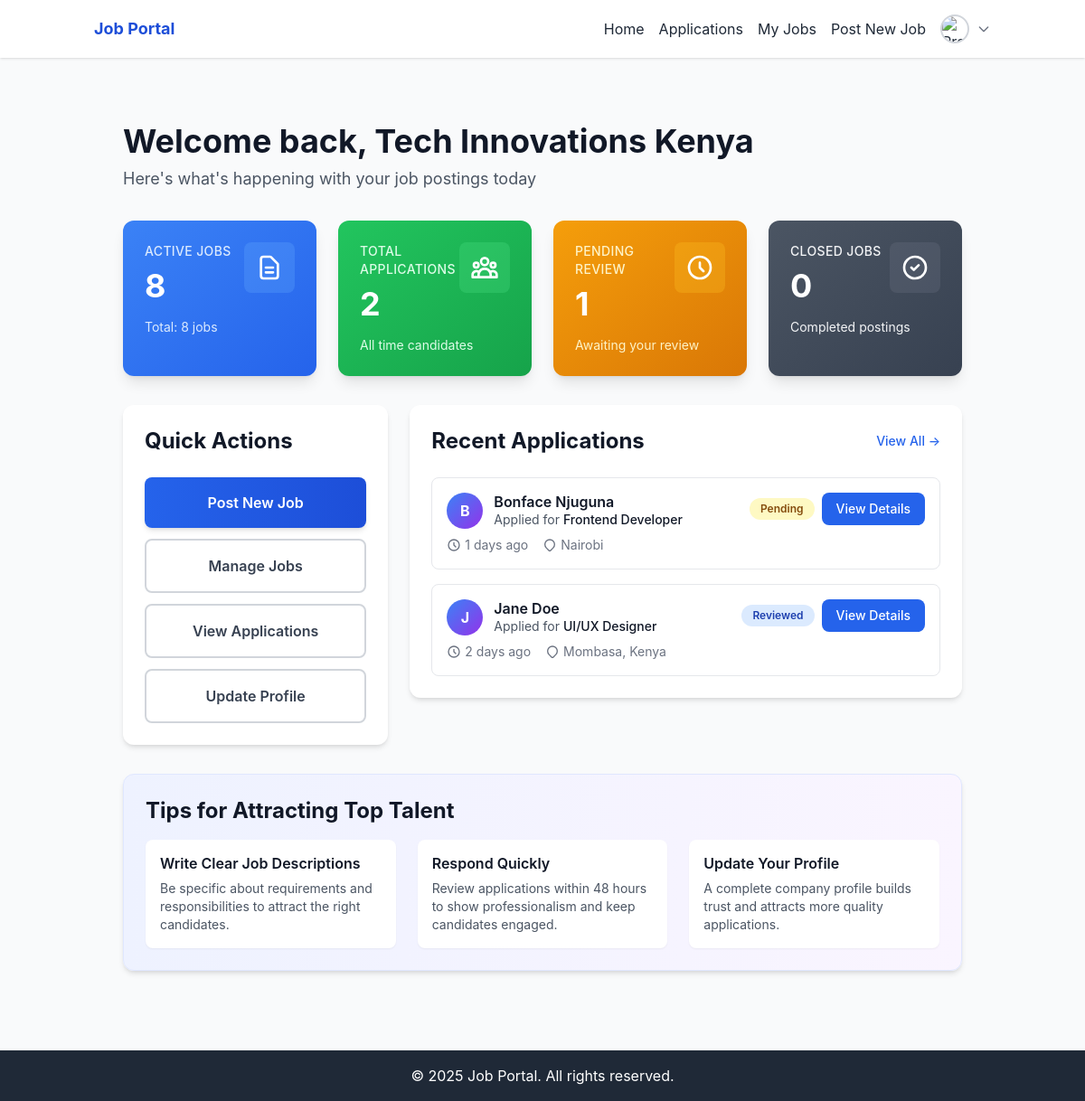
The page /dashboard/employer-dashboard.php (signed in) on the database its author committed.
### tables this page shows
CREATE TABLE `users` (
  `uuid` char(36) NOT NULL,
  `email` varchar(150) NOT NULL,
  `password` varchar(255) NOT NULL,
  `profile_picture` varchar(255) DEFAULT NULL,
  `role` enum('admin','employer','jobseeker') DEFAULT 'jobseeker',
  `is_verified` tinyint(1) DEFAULT 0,
  `created_at` timestamp NOT NULL DEFAULT current_timestamp(),
  `updated_at` timestamp NOT NULL DEFAULT current_timestamp() ON UPDATE current_timestamp()
);

CREATE TABLE `employers` (
  `uuid` char(36) NOT NULL,
  `user_uuid` char(36) NOT NULL,
  `company_name` varchar(150) DEFAULT NULL,
  `contact_number` varchar(20) DEFAULT NULL,
  `location` varchar(255) DEFAULT NULL,
  `industry` varchar(100) DEFAULT NULL,
  `website` varchar(255) DEFAULT NULL,
  `company_logo` varchar(255) DEFAULT NULL,
  `about_company` text DEFAULT NULL,
  `created_at` timestamp NOT NULL DEFAULT current_timestamp(),
  `updated_at` timestamp NOT NULL DEFAULT current_timestamp() ON UPDATE current_timestamp()
);

CREATE TABLE `applications` (
  `uuid` char(36) NOT NULL,
  `job_uuid` char(36) NOT NULL,
  `job_seeker_uuid` char(36) NOT NULL,
  `cover_letter` text DEFAULT NULL,
  `resume_file` varchar(255) DEFAULT NULL,
  `status` enum('pending','reviewed') DEFAULT 'pending',
  `applied_at` timestamp NOT NULL DEFAULT current_timestamp(),
  `reviewed_at` timestamp NULL DEFAULT NULL
);

CREATE TABLE `job_seekers` (
  `uuid` char(36) NOT NULL,
  `user_uuid` char(36) NOT NULL,
  `fullName` varchar(100) DEFAULT NULL,
  `phone` varchar(20) DEFAULT NULL,
  `gender` enum('male','female','other') DEFAULT NULL,
  `dob` date DEFAULT NULL,
  `location` varchar(255) DEFAULT NULL,
  `bio` text DEFAULT NULL,
  `professional_title` varchar(100) DEFAULT NULL,
  `skills` text DEFAULT NULL,
  `education` text DEFAULT NULL,
  `resume_file` varchar(255) DEFAULT NULL,
  `profile_completed` tinyint(1) DEFAULT 0,
  `created_at` timestamp NOT NULL DEFAULT current_timestamp(),
  `updated_at` timestamp NOT NULL DEFAULT current_timestamp() ON UPDATE current_timestamp()
);

CREATE TABLE `job_posts` (
  `uuid` char(36) NOT NULL,
  `employer_uuid` char(36) NOT NULL,
  `title` varchar(150) NOT NULL,
  `job_level` varchar(100) DEFAULT NULL,
  `job_description` text NOT NULL,
  `job_type` varchar(100) DEFAULT NULL,
  `industry` varchar(100) DEFAULT NULL,
  `location` varchar(255) DEFAULT NULL,
  `salary_range` varchar(100) DEFAULT NULL,
  `additional_information` text DEFAULT NULL,
  `requirements_qualifications` text DEFAULT NULL,
  `status` enum('open','closed') DEFAULT 'open',
  `application_deadline` date DEFAULT NULL,
  `created_at` timestamp NOT NULL DEFAULT current_timestamp(),
  `updated_at` timestamp NOT NULL DEFAULT current_timestamp() ON UPDATE current_timestamp()
);

### public/dashboard/employer-dashboard.php (the view, shortened to what the rows shown need)
<?php
require_once __DIR__ . '/../../helpers/session.php';
require_once __DIR__ . '/../../config/db.php';
require_once __DIR__ . '/../../controllers/JobController.php';
require_once __DIR__ . '/../../controllers/ApplicationController.php';
$jobController = new JobController($conn);
$applicationController = new ApplicationController($conn);
$userId = getUserId();
$employer = $jobController->user->getUserProfile($userId);
$employerUuid = $employer['employer_uuid'] ?? null;
$recentApplications = [];
if ($employerUuid) {
    $recentApplications = $applicationController->getRecentApplications($employerUuid, 5);
}
$companyName = $employer['company_name'] ?? 'Your Company';
include __DIR__ . '/../../includes/employer-header.php';
?>
<div class="max-w-7xl mx-auto px-4 sm:px-6 lg:px-8 py-8">
    <div class="mb-8">
        <h1 class="text-4xl font-bold text-gray-900 mb-2">Welcome back, <?php echo htmlspecialchars($companyName); ?>
        </h1>
        <p class="text-lg text-gray-600">Here's what's happening with your job postings today</p>
    </div>
    <div class="grid grid-cols-1 lg:grid-cols-3 gap-6 mb-8">
        <div class="lg:col-span-1">
            <div class="bg-white rounded-xl shadow-md p-6">
                <h2 class="text-2xl font-bold text-gray-900 mb-6">Quick Actions</h2>
            </div>
        </div>
        <div class="lg:col-span-2">
            <div class="bg-white rounded-xl shadow-md p-6">
                <div class="flex justify-between items-center mb-6">
                    <h2 class="text-2xl font-bold text-gray-900">Recent Applications</h2>
                </div>
                <?php if (empty($recentApplications)): ?>
                <div class="text-center py-12">
                    <svg class="w-16 h-16 text-gray-300 mx-auto mb-4" fill="none" stroke="currentColor"
                        viewBox="0 0 24 24">
                        <path stroke-linecap="round" stroke-linejoin="round" stroke-width="2"
                            d="M9 12h6m-6 4h6m2 5H7a2 2 0 01-2-2V5a2 2 0 012-2h5.586a1 1 0 01.707.293l5.414 5.414a1 1 0 01.293.707V19a2 2 0 01-2 2z" />
                    </svg>
                    <p class="text-gray-500 text-lg">No applications yet</p>
                    <p class="text-gray-400 text-sm mt-2">Applications will appear here once candidates apply</p>
                </div>
                <?php else: ?>
                <div class="space-y-4">
                    <?php foreach ($recentApplications as $app): ?>
                    <div
                        class="border border-gray-200 rounded-lg p-4 hover:border-blue-300 hover:shadow-md transition-all duration-200">
                        <div class="flex justify-between items-start">
                            <div class="flex-1">
                                <div class="flex items-center gap-3 mb-2">
                                    <div
                                        class="w-10 h-10 bg-gradient-to-br from-blue-500 to-purple-600 rounded-full flex items-center justify-center text-white font-bold">
                                        <?php echo strtoupper(substr($app['fullName'] ?? 'U', 0, 1)); ?>
                                    </div>
                                    <div>
                                        <h3 class="font-semibold text-gray-900">
                                            <?php echo htmlspecialchars($app['fullName'] ?? 'Unknown Applicant'); ?>
                                        </h3>
                                        <p class="text-sm text-gray-600">
                                            Applied for <span
                                                class="font-medium text-gray-900"><?php echo htmlspecialchars($app['job_title']); ?></span>
                                        </p>
                                    </div>
                                </div>
                                <div class="flex items-center gap-4 text-sm text-gray-500 ml-13">
                                    <span class="flex items-center gap-1">
                                        <svg class="w-4 h-4" fill="none" stroke="currentColor" viewBox="0 0 24 24">
                                            <path stroke-linecap="round" stroke-linejoin="round" stroke-width="2"
                                                d="M12 8v4l3 3m6-3a9 9 0 11-18 0 9 9 0 0118 0z" />
                                        </svg>
                                        <?php
                                                $time_diff = time() - strtotime($app['applied_at']);
                                                if ($time_diff < 3600) {
                                                    echo floor($time_diff / 60) . ' minutes ago';
                                                } elseif ($time_diff < 86400) {
                                                    echo floor($time_diff / 3600) . ' hours ago';
                                                } else {
                                                    echo floor($time_diff / 86400) . ' days ago';
                                                }
                                                ?>
                                    </span>
                                    <?php if (!empty($app['location'])): ?>
                                    <span class="flex items-center gap-1">
                                        <svg class="w-4 h-4" fill="none" stroke="currentColor" viewBox="0 0 24 24">
                                            <path stroke-linecap="round" stroke-linejoin="round" stroke-width="2"
                                                d="M17.657 16.657L13.414 20.9a1.998 1.998 0 01-2.827 0l-4.244-4.243a8 8 0 1111.314 0z" />
                                        </svg>
                                        <?php echo htmlspecialchars($app['location']); ?>
                                    </span>
                                    <?php endif; ?>
                                </div>
                            </div>
                            <div class="flex items-center gap-2">
                                <?php
                                        $statusColors = [
                                            'pending' => 'bg-yellow-100 text-yellow-800',
                                            'reviewed' => 'bg-blue-100 text-blue-800',
                                            'accepted' => 'bg-green-100 text-green-800',
                                            'rejected' => 'bg-red-100 text-red-800'
                                        ];
                                        $statusColor = $statusColors[$app['status']] ?? 'bg-gray-100 text-gray-800';
                                        ?>
                                <span class="px-3 py-1 rounded-full text-xs font-semibold <?php echo $statusColor; ?>">
                                    <?php echo ucfirst($app['status']); ?>
                                </span>
                                <a href="/applications/application-details.php?id=<?php echo $app['uuid']; ?>"
                                    class="px-4 py-2 bg-blue-600 text-white rounded-lg hover:bg-blue-700 transition-colors text-sm font-medium">
                                    View Details
                                </a>
                            </div>
                        </div>
                    </div>
                    <?php endforeach; ?>
                </div>
                <?php endif; ?>
            </div>
        </div>
    </div>
    <div class="bg-gradient-to-r from-indigo-50 to-purple-50 rounded-xl shadow-md p-6 border border-indigo-100">
        <h2 class="text-2xl font-bold text-gray-900 mb-4">Tips for Attracting Top Talent</h2>
    </div>
</div>
<?php include __DIR__ . '/../../includes/footer.php'; ?>

### rows shown on the page
users: role.company_name "Tech Innovations Kenya"
applications: job_seeker_uuid.fullName "B", job_seeker_uuid.fullName "Bonface Njuguna", job_uuid.title "Frontend Developer", job_seeker_uuid.location "Nairobi", status "Pending"
applications: job_seeker_uuid.fullName "J", job_seeker_uuid.fullName "Jane Doe", job_uuid.title "UI/UX Designer", job_seeker_uuid.location "Mombasa, Kenya", status "Reviewed"

### other values the page prints
$activeJobs "8"
$totalJobs "8"
$totalApplications "2"
$pendingApplications "1"
$closedJobs "0"
